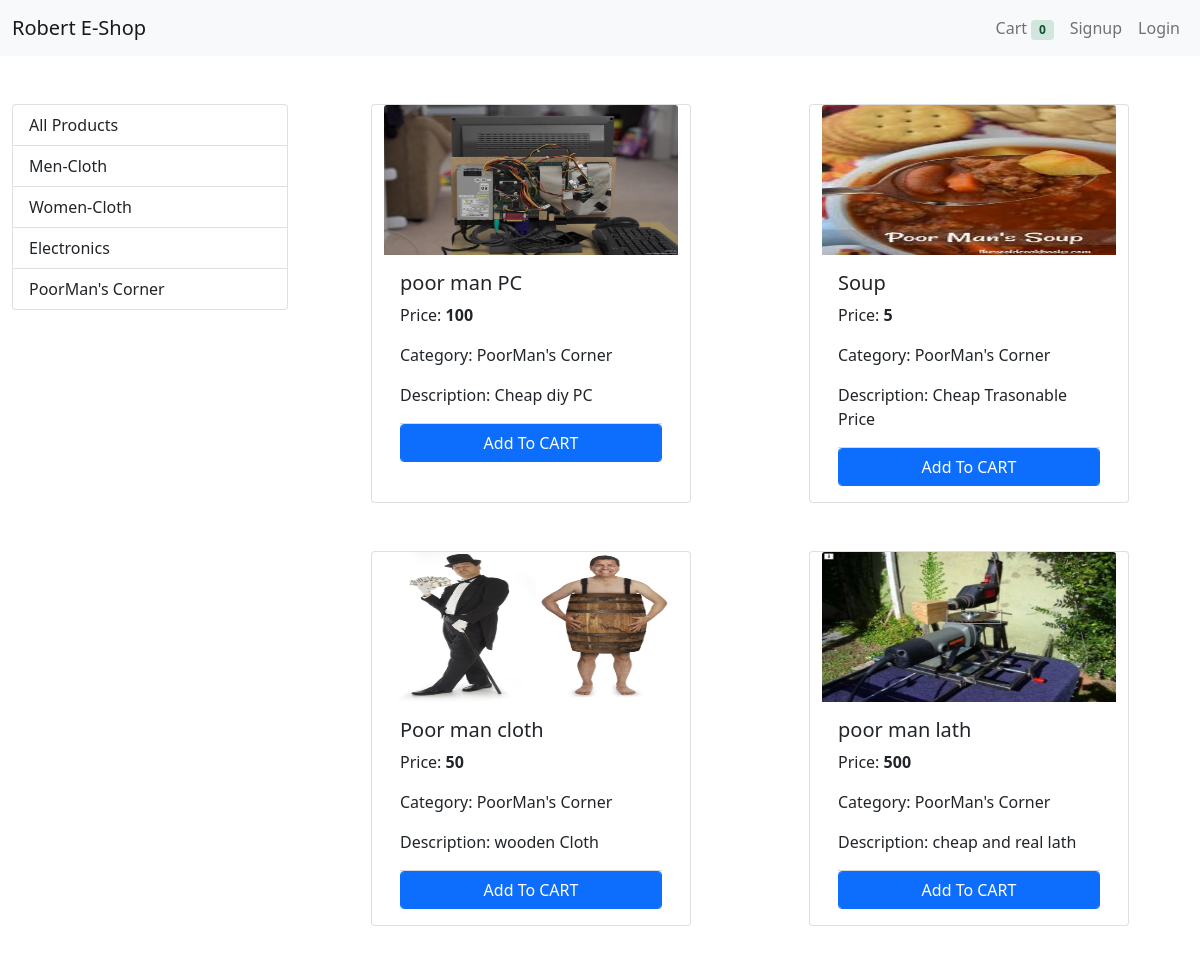
The page /?category=6 on the database its author committed.
### ecomapp/models/category.py (models this page shows)
class Category(models.Model):
    cate_name = models.CharField(max_length= 50)
    @staticmethod
    def get_all_categories():
        return Category.objects.all()
    def __str__(self):
        return self.cate_name

### ecomapp/models/product.py (models this page shows, shortened)
class Product(models.Model):
    prod_name = models.CharField(max_length= 50)
    prod_price = models.IntegerField(default=0)
    prod_category=models.ForeignKey(Category, on_delete=models.CASCADE, default=1)
    prod_description = models.CharField(max_length=200,default="",null=True,blank=True)
    prod_image = models.ImageField(upload_to='uploads/products/')
    @staticmethod
    def get_all_product_by_category_id(category_id):
        if category_id:
            return Product.objects.filter(prod_category = category_id)
        else:
            return Product.get_all_product()

### ecomapp/views.py (the view, shortened to what this page needs)
# urls.py: path('', Index.as_view(), name='index'),
class Index(View):
    def get(self, request):
        cart = request.session.get('cart')
        if not cart:
            request.session['cart'] = {}
        products = None
        categories = Category.get_all_categories()
        categoryID = request.GET.get('category')
        print(categoryID)
        if categoryID:
            products = Product.get_all_product_by_category_id(categoryID)
        else:
            products = Product.get_all_product()
        data = {}
        data['products'] = products
        data['categories'] = categories
        print(request.session.get('email'))
        return render(request, "index.html", data)

### ecomapp/templatetags/cart.py (called while the page is built)
@register.filter(name='is_in_cart')
def is_in_cart(product,cart):
    keys = cart.keys()
    val = cart.values()
    for id in keys:
        if int(id) == product.id:
            return True
    print('kkkk',product,keys,cart,val)
    return False

### ecomapp/templates/index.html (shortened to what this page needs)
{% extends 'base.html' %}
{% block content %}
{% load cart %}
<div class="container-fluid mt-5">
    <div class="row">
        <div class="col-lg-3 mx-auto">
            <div class="list-group">
                <a href="/" class="list-group-item list-group-item-action">All Products</a>
                {% for category in categories %}
                <a href="/?category={{category.id}}" class="list-group-item list-group-item-action">{{category.cate_name}}</a>
                {% endfor %}
            </div>
        </div>
        <div id="products" class="col-lg-9 mx-auto">
            <div class='row mx-auto'>
                {% for i in products %}
                <div class="card mx-auto mb-5" id={{i.id}} style="width: 20rem;">
                    <img style="height: 150px;" src="{{i.prod_image.url}}" class="card-img-top" alt="...">
                    <div class="card-body">
                        <h5 class="card-title">{{i.prod_name}}</h5>
                        <p class="card-text">Price: <b>{{i.prod_price}}</b></p>
                        <p class="card-text">Category: {{i.prod_category}}</p>
                        <p class="card-text">Description: {{i.prod_description}}</p>
                        <div class="card-footer p-0 no-gutters">
                            {% if i|is_in_cart:request.session.cart %}
                            <div class="row">
                                <form action="/#{{i.id}}" method="post" class="col-2">
                                    {% csrf_token %}
                                    <input hidden type="text" name='product' value="{{i.id}}">
                                    <input hidden type="text" name='remove' value="True">
                                    <input type="submit" value="-" class="btn btn-block btn-success">
                                </form>
                                <div class="text-center col">{{i|cart_quantity:request.session.cart}} in cart</div>
                                <form action="/#{{i.id}}" method="post" class="col-2">
                                    {% csrf_token %}
                                    <input hidden type="text" name='product' value="{{i.id}}">
                                    <input type="submit" value="+" class="btn btn-block btn-success">
                                </form>
                            </div>
                            {% else %}
                            <form action="/#{{i.id}}" method="POST" class="btn-block">
                                <input type='submit' class="float-right btn btn-primary btn-block form-control"
                                       value="Add To CART">
                            </form>
                            {% endif %}
                        </div>
                    </div>
                </div>
                {% endfor %}
            </div>
        </div>
    </div>
</div>
{% endblock %}

### rows shown on the page
Category: cate_name "Men-Cloth"
Category: cate_name "Women-Cloth"
Category: cate_name "Electronics"
Category: cate_name "PoorMan's Corner"
Product: prod_image (picture), prod_name "poor man PC", prod_price "100", prod_category "PoorMan's Corner", prod_description "Cheap diy PC"
Product: prod_image (picture), prod_name "Soup", prod_price "5", prod_category "PoorMan's Corner", prod_description "Cheap Trasonable Price"
Product: prod_image (picture), prod_name "Poor man cloth", prod_price "50", prod_category "PoorMan's Corner", prod_description "wooden Cloth"
Product: prod_image (picture), prod_name "poor man lath", prod_price "500", prod_category "PoorMan's Corner", prod_description "cheap and real lath"

### other values the page prints
{{ request.session.cart.keys|length }} "0"
